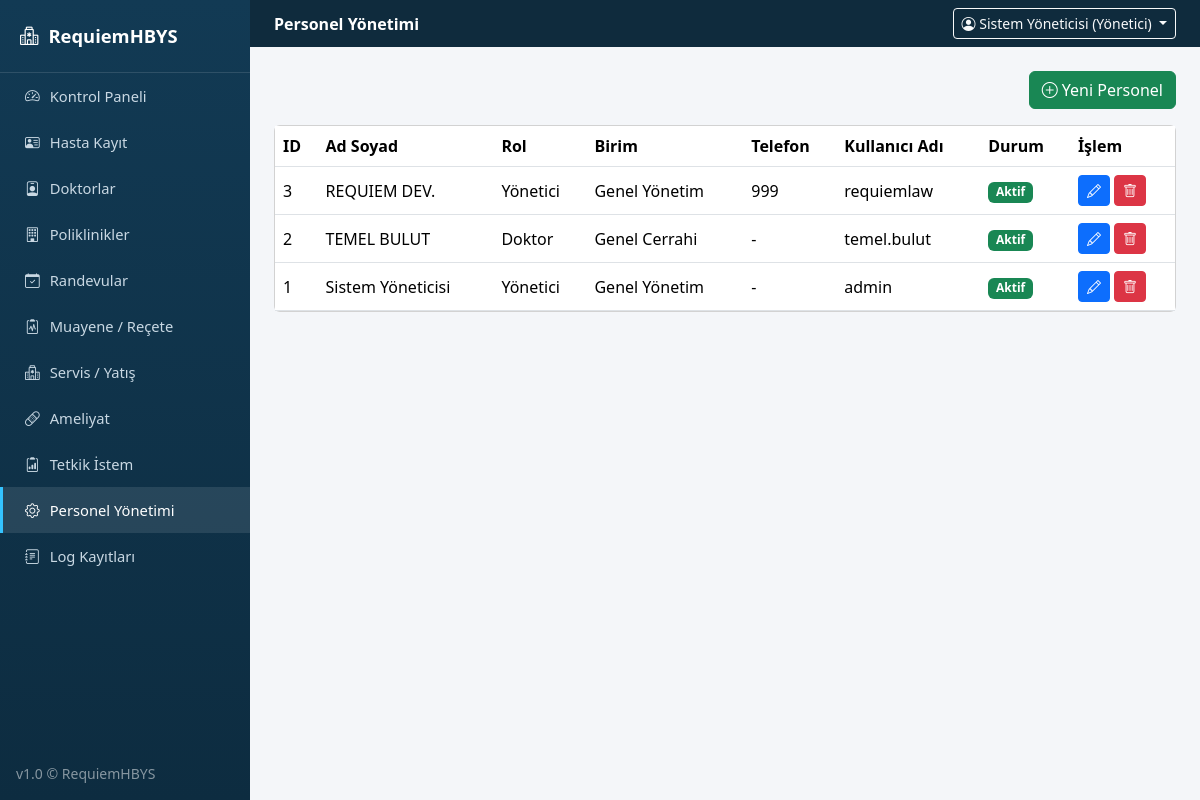
The page /personel (signed in) on the database its author committed.
### tables this page shows
CREATE TABLE personeller (
            id INTEGER PRIMARY KEY AUTOINCREMENT,
            ad_soyad TEXT NOT NULL,
            rol TEXT,
            birim TEXT,
            telefon TEXT,
            kullanici_adi TEXT UNIQUE,
            sifre TEXT,
            durum TEXT
        );

### app.py (the view)
@app.route("/personel")
@login_required
@modul_gerekli("personel")
def personel():
    return render_template("personel.html", personeller=db.personelleri_getir())

### app.py (called while the page is built)
def login_required(f):
    @wraps(f)
    def wrapper(*args, **kwargs):
        if "user_id" not in session:
            flash("Lütfen giriş yapın.", "warning")
            return redirect(url_for("login"))
        return f(*args, **kwargs)
    return wrapper

def modul_gerekli(modul):
    def decorator(f):
        @wraps(f)
        def wrapper(*args, **kwargs):
            rol = session.get("rol")
            izinli = ROL_MODUL_YETKILERI.get(rol, set())
            if modul not in izinli:
                db.log_ekle(session.get("ad"), rol, "YETKİ", "ERİŞİM_RED",
                            f"'{modul}' modülüne yetkisiz erişim denemesi ({request.path}).", "Başarısız")
                flash("Bu sayfa için yetkiniz bulunmuyor.", "danger")
                return redirect(url_for("dashboard"))
            return f(*args, **kwargs)
        return wrapper
    return decorator

@app.context_processor
def inject_globals():
    def modul_yetkili(modul):
        return modul in ROL_MODUL_YETKILERI.get(session.get("rol"), set())
    return {"simdi": datetime.now().strftime("%d.%m.%Y %H:%M"), "modul_yetkili": modul_yetkili}

### database.py (called while the page is built)
    def sorgula(self, sql, params=()):
        cur = self.conn.cursor()
        cur.execute(sql, params)
        return [dict(r) for r in cur.fetchall()]

    def personelleri_getir(self):
        return self.sorgula("SELECT * FROM personeller ORDER BY id DESC")

### templates/personel.html (shortened to what this page needs)
{% extends "base.html" %}
{% block page_header %}Personel Yönetimi{% endblock %}
{% block content %}
<div class="d-flex justify-content-end mb-3">
  <a href="{{ url_for('personel_form') }}" class="btn btn-success"><i class="bi bi-plus-circle"></i> Yeni Personel</a>
</div>
<div class="card">
  <div class="table-responsive">
    <table class="table table-hover align-middle mb-0">
      <thead><tr><th>ID</th><th>Ad Soyad</th><th>Rol</th><th>Birim</th><th>Telefon</th><th>Kullanıcı Adı</th><th>Durum</th><th>İşlem</th></tr></thead>
      <tbody>
        {% for p in personeller %}
        <tr>
          <td>{{ p.id }}</td><td>{{ p.ad_soyad }}</td><td>{{ p.rol }}</td><td>{{ p.birim }}</td>
          <td>{{ p.telefon }}</td><td>{{ p.kullanici_adi }}</td>
          <td><span class="badge bg-{{ 'success' if p.durum=='Aktif' else 'secondary' }}">{{ p.durum }}</span></td>
          <td>
            <a href="{{ url_for('personel_form', pid=p.id) }}" class="btn btn-sm btn-primary"><i class="bi bi-pencil"></i></a>
            <form action="{{ url_for('personel_sil', pid=p.id) }}" method="post" class="d-inline" onsubmit="return confirm('Personel kaydı silinsin mi?');">
              <button class="btn btn-sm btn-danger"><i class="bi bi-trash"></i></button>
            </form>
          </td>
        </tr>
        {% else %}
        <tr><td colspan="8" class="text-center text-muted py-4">Kayıt bulunamadı.</td></tr>
        {% endfor %}
      </tbody>
    </table>
  </div>
</div>
{% endblock %}

### templates/base.html (shortened to what this page needs)
<!doctype html>
<html lang="tr">
<head>
<link href="https://cdn.jsdelivr.net/npm/bootstrap@5.3.3/dist/css/bootstrap.min.css" rel="stylesheet">
<link href="https://cdn.jsdelivr.net/npm/bootstrap-icons@1.11.3/font/bootstrap-icons.css" rel="stylesheet">
<link href="{{ url_for('static', filename='css/style.css') }}" rel="stylesheet">
</head>
<body>
<div class="d-flex">
  <nav class="sidebar d-flex flex-column">
    <div class="sidebar-brand"><i class="bi bi-hospital"></i> RequiemHBYS</div>
        <ul class="nav flex-column">
          <li><a href="{{ url_for('dashboard') }}" class="{{ 'active' if request.path=='/' }}"><i class="bi bi-speedometer2"></i> Kontrol Paneli</a></li>
          {% if modul_yetkili('hasta') %}
          <li><a href="{{ url_for('hastalar') }}" class="{{ 'active' if '/hastalar' in request.path }}"><i class="bi bi-person-vcard"></i> Hasta Kayıt</a></li>
          {% endif %}
          {% if modul_yetkili('doktor') %}
          <li><a href="{{ url_for('doktorlar') }}" class="{{ 'active' if '/doktorlar' in request.path }}"><i class="bi bi-person-badge"></i> Doktorlar</a></li>
          {% endif %}
          {% if modul_yetkili('poliklinik') %}
          <li><a href="{{ url_for('poliklinikler') }}" class="{{ 'active' if '/poliklinikler' in request.path }}"><i class="bi bi-building"></i> Poliklinikler</a></li>
          {% endif %}
          {% if modul_yetkili('randevu') %}
          <li><a href="{{ url_for('randevular') }}" class="{{ 'active' if '/randevular' in request.path }}"><i class="bi bi-calendar-check"></i> Randevular</a></li>
          {% endif %}
          {% if modul_yetkili('muayene') %}
          <li><a href="{{ url_for('muayene') }}" class="{{ 'active' if '/muayene' in request.path }}"><i class="bi bi-clipboard2-pulse"></i> Muayene / Reçete</a></li>
          {% endif %}
          {% if modul_yetkili('servis') %}
          <li><a href="{{ url_for('servis') }}" class="{{ 'active' if '/servis' in request.path }}"><i class="bi bi-hospital"></i> Servis / Yatış</a></li>
          {% endif %}
          {% if modul_yetkili('ameliyat') %}
          <li><a href="{{ url_for('ameliyat') }}" class="{{ 'active' if '/ameliyat' in request.path }}"><i class="bi bi-bandaid"></i> Ameliyat</a></li>
          {% endif %}
          {% if modul_yetkili('tetkik') %}
          <li><a href="{{ url_for('tetkik') }}" class="{{ 'active' if '/tetkik' in request.path }}"><i class="bi bi-clipboard2-data"></i> Tetkik İstem</a></li>
          {% endif %}
          {% if modul_yetkili('personel') %}
          <li><a href="{{ url_for('personel') }}" class="{{ 'active' if '/personel' in request.path }}"><i class="bi bi-gear"></i> Personel Yönetimi</a></li>
          {% endif %}
          {% if modul_yetkili('log') %}
          <li><a href="{{ url_for('loglar') }}" class="{{ 'active' if '/loglar' in request.path }}"><i class="bi bi-journal-text"></i> Log Kayıtları</a></li>
          {% endif %}
        </ul>
    <div class="mt-auto p-3 text-white-50 small">v1.0 &copy; RequiemHBYS</div>
  </nav>
  <div class="content flex-grow-1">
    <div class="topbar d-flex justify-content-between align-items-center px-4 py-2">
      <div><strong>{% block page_header %}Kontrol Paneli{% endblock %}</strong></div>
      <div class="dropdown">
        <button class="btn btn-sm btn-outline-light dropdown-toggle" data-bs-toggle="dropdown">
          <i class="bi bi-person-circle"></i> {{ session.get('ad') }} ({{ session.get('rol') }})
        </button>
      </div>
    </div>
    <div class="container-fluid p-4">
      {% block content %}{% endblock %}
    </div>
  </div>
</div>
</body>
</html>

### static/css/style.css (style rules this page uses)
body { background: #f4f6f9; font-family: "Segoe UI", Arial, sans-serif; }
.sidebar { width: 250px; min-height: 100vh; background: linear-gradient(180deg, #123a54, #0d2c40); }
.sidebar-brand { padding: 22px 20px; color: #fff; font-size: 1.15rem; font-weight: 700; border-bottom: 1px solid rgba(255,255,255,.12); display: flex; align-items: center; gap: 10px; }
.sidebar .nav a { display: flex; align-items: center; gap: 10px; color: #c9d8e3; padding: 12px 22px; text-decoration: none; font-size: .92rem; border-left: 3px solid transparent; }
.sidebar .nav a.active { background: rgba(255,255,255,.1); color: #fff; border-left-color: #34c3ff; }
.topbar { background: #0f2b3d; color: #fff; }
.content { min-height: 100vh; }
.table thead { background: #123a54; color: #fff; }

### rows shown on the page
personeller: get "Sistem Yöneticisi", id "1", ad_soyad "Sistem Yöneticisi", rol "Yönetici", birim "Genel Yönetim", telefon "-", kullanici_adi "admin", durum "Aktif"
personeller: id "3", ad_soyad "REQUIEM DEV.", rol "Yönetici", birim "Genel Yönetim", telefon "999", kullanici_adi "requiemlaw", durum "Aktif"
personeller: id "2", ad_soyad "TEMEL BULUT", rol "Doktor", birim "Genel Cerrahi", telefon "-", kullanici_adi "temel.bulut", durum "Aktif"

### other values the page prints
{{ session.get('rol') }} "Yönetici"
